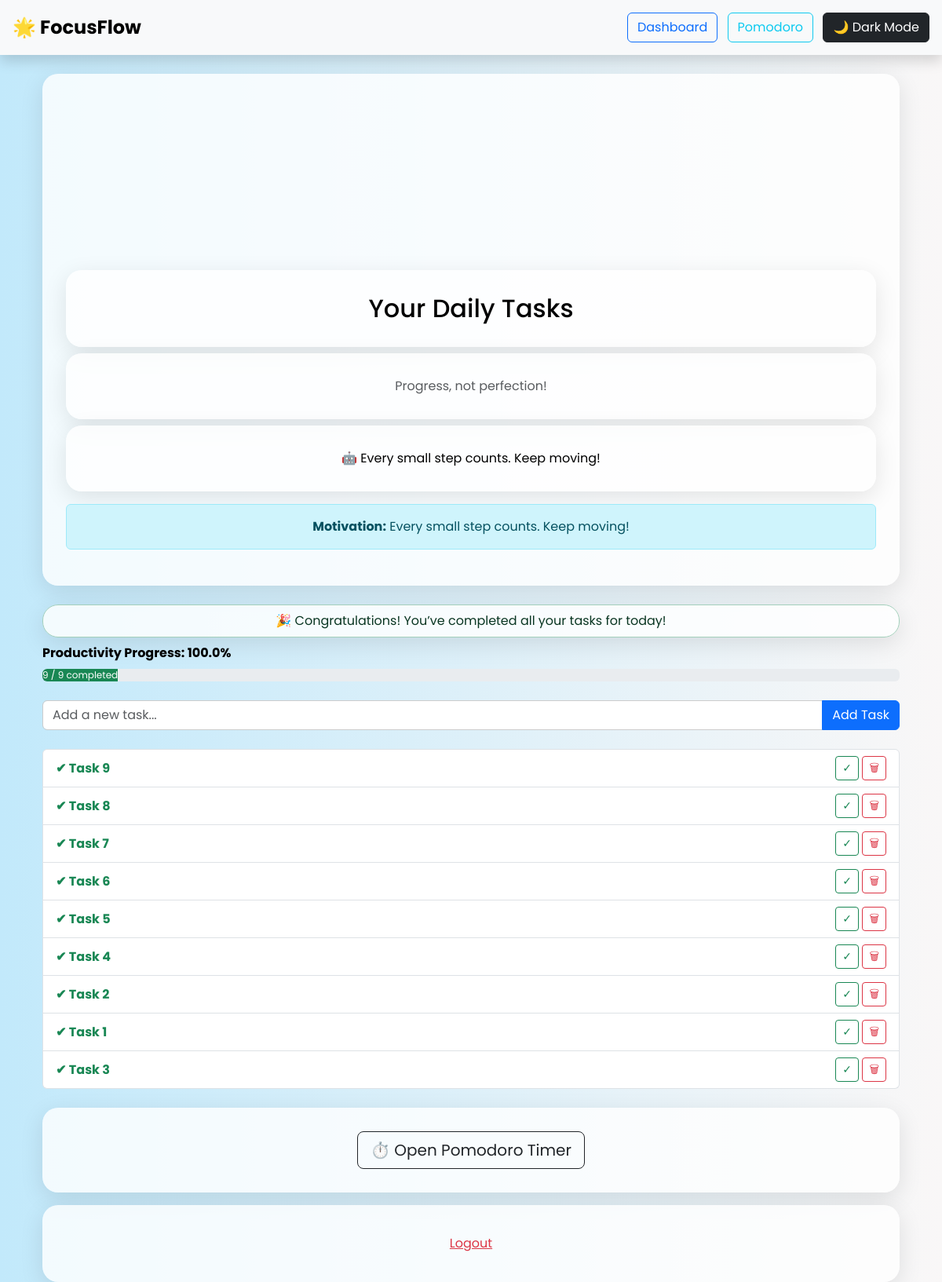
The page /dashboard (signed in) on the database its author committed.
### app/models.py (models this page shows)
class Task(db.Model):
    id = db.Column(db.Integer, primary_key=True)
    content = db.Column(db.String(255), nullable=False)
    timestamp = db.Column(db.DateTime, default=datetime.utcnow)
    completed = db.Column(db.Boolean, default=False)  # ✅ This line is required
    user_id = db.Column(db.Integer, db.ForeignKey('user.id'), nullable=False)

### app/routes.py (the view)
@main.route('/dashboard', methods=['GET', 'POST'])
@login_required
def dashboard():
    form = TaskForm()
    if form.validate_on_submit():
        task = Task(content=form.content.data, user_id=current_user.id)
        db.session.add(task)
        db.session.commit()
        return redirect(url_for('main.dashboard'))
    tasks = Task.query.filter_by(user_id=current_user.id).order_by(Task.timestamp.desc()).all()
    quotes = [
        "You are capable of amazing things!",
        "Stay focused — your future self will thank you.",
        "Every small step counts. Keep moving!",
        "Discipline is choosing between what you want now and what you want most.",
        "Progress, not perfection!"
    ]
    motivation = random.choice(quotes)
    return render_template('dashboard.html', form=form, tasks=tasks, motivation=motivation)

### app/forms.py
class TaskForm(FlaskForm):
    content = StringField('New Task', validators=[
        InputRequired(message="Task content is required.")
    ])
    submit = SubmitField('Add Task')

### app/routes.py (called while the page is built)
@login_manager.user_loader
def load_user(user_id):
    return User.query.get(int(user_id))

### app/templates/dashboard.html (shortened to what this page needs)
{% extends "base.html" %}
{% block content %}
<div class="container mt-2">
  <div class="text-center mb-4">
    <div class="d-flex justify-content-center gap-3 flex-wrap mb-3">
      <lottie-player
        src="https://assets10.lottiefiles.com/packages/lf20_qp1q7mct.json"
        background="transparent" speed="1"
        style="width: 200px; height: 200px;" loop autoplay>
      </lottie-player>
      <lottie-player
        src="https://assets10.lottiefiles.com/packages/lf20_3rwasyjy.json"
        background="transparent" speed="1"
        style="width: 200px; height: 200px;" loop autoplay>
      </lottie-player>
      <lottie-player
        src="https://assets10.lottiefiles.com/packages/lf20_1pxqjqps.json"
        background="transparent" speed="1"
        style="width: 200px; height: 200px;" loop autoplay>
      </lottie-player>
      </div>
  <div class="task-header">
    <h2 class="text-center mb-2">Your Daily Tasks</h2>
    <p class="text-center text-muted mb-2">Progress, not perfection!</p>
  </div>
  <div class="motivation-message">
    <p class="text-center">🤖 {{ motivation }}</p>
  </div>
  <div class="alert alert-info mt-3 animate__animated animate__fadeIn">
    <strong>Motivation:</strong> {{ motivation }}
  </div>
</div>
  {% set total = tasks|length %}
  {% set completed = tasks|selectattr("completed")|list|length %}
  {% if total > 0 %}
    {% set progress = (completed / total * 100)|round(0, 'floor') %}
  {% else %}
    {% set progress = 0 %}
  {% endif %}
  {% if total > 0 and completed == total %}
  <div class="alert alert-success text-center p-2 mb-2 animate__animated animate__fadeIn">
    🎉 Congratulations! You’ve completed all your tasks for today!
    </div>
  {% endif %}
  <div class="mb-4">
    <label class="form-label fw-bold">Productivity Progress: {{ progress }}%</label>
    <div class="progress">
      <div class="progress-bar bg-success" role="progressbar" style="width: progress;">
        {{ completed }} / {{ total }} completed
      </div>
    </div>
  </div>
  <form method="POST" class="mb-4">
    <div class="input-group">
      {{ form.content(class="form-control", placeholder="Add a new task...") }}
      {{ form.submit(class="btn btn-primary") }}
    </div>
  </form>
  <ul class="list-group">
    {% for task in tasks %}
      <li class="list-group-item d-flex justify-content-between align-items-center">
        <span>
          {% if task.completed %}
             <span class="text-success fw-bold animate__animated animate__bounceIn">
                ✔ {{ task.content }}
             </span>
          {% else %}
                {{ task.content }}
          {% endif %}
        </span>
        <span>
          <a href="{{ url_for('main.toggle_task', task_id=task.id) }}" class="btn btn-sm btn-outline-success">✓</a>
          <a href="{{ url_for('main.delete_task', task_id=task.id) }}" class="btn btn-sm btn-outline-danger">🗑</a>
        </span>
      </li>
    {% else %}
      <p class="text-muted mt-3">No tasks yet. Start now!</p>
    {% endfor %}
  </ul>
  <div class="text-center mt-4">
    <a href="{{ url_for('main.pomodoro') }}" class="btn btn-outline-dark btn-lg">⏱️ Open Pomodoro Timer</a>
  </div>
  <div class="text-center mt-3">
    <a href="{{ url_for('main.logout') }}" class="btn btn-link text-danger">Logout</a>
  </div>
</div>
{% endblock %}

### app/templates/base.html (shortened to what this page needs)
<!doctype html>
<html lang="en">
<head>
  <link rel="stylesheet" href="https://cdnjs.cloudflare.com/ajax/libs/animate.css/4.1.1/animate.min.css"/>
  <link href="https://cdn.jsdelivr.net/npm/bootstrap@5.3.3/dist/css/bootstrap.min.css" rel="stylesheet">
  <link rel="stylesheet" href="{{ url_for('static', filename='css/style.css') }}">
</head>
<body>
  <nav class="d-flex justify-content-between align-items-center p-3 bg-light shadow navbar-custom">
    <span class="fs-4 fw-bold" style="color: #000000;">🌟 FocusFlow</span>
    <div>
      <a href="{{ url_for('main.dashboard') }}" class="btn btn-outline-primary me-2">Dashboard</a>
      <a href="{{ url_for('main.pomodoro') }}" class="btn btn-outline-info me-2">Pomodoro</a>
      <button id="dark-mode-toggle" class="btn btn-dark">🌙 Dark Mode</button>
    </div>
  </nav>
  <div class="container main-content mt-4">
    {% block content %}{% endblock %}
  </div>
</body>
</html>

### app/static/style.css (style rules this page uses)
body { font-family: 'Poppins', sans-serif; margin: 0; min-height: 100vh; background: linear-gradient(to right, #c2e9fb, #f9f7f7); color: #000000; transition: background-color 0.3s ease, color 0.3s ease; overflow-x: hidden; }
.navbar, nav { background-color: #f8f9fa; }
.btn { transition: background-color 0.3s ease, color 0.3s ease; }
.text-center { background-color: rgba(255, 255, 255, 0.8); padding: 30px; border-radius: 20px; box-shadow: 0 8px 30px rgba(0,0,0,0.1); }
.task-header { margin-top: 20px; }
.form-control { background-color: #ffffff; color: #000000; border: 1px solid #ccc; transition: background-color 0.3s ease, color 0.3s ease; }
.form-label { color: #000000; }
.form-label { color: #000000 !important; }
.form-label { font-weight: 500; }

### rows shown on the page
Task: content "Task 9"
Task: content "Task 8"
Task: content "Task 7"
Task: content "Task 6"
Task: content "Task 5"
Task: content "Task 4"
Task: content "Task 2"
Task: content "Task 1"
Task: content "Task 3"

### other values the page prints
{{ progress }} "100.0"
{{ completed }} "9"
{{ total }} "9"
